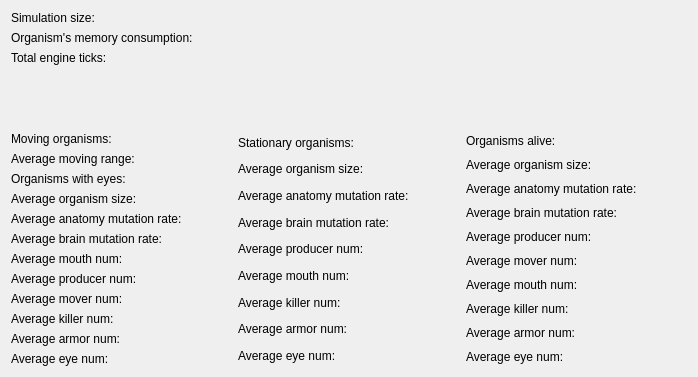
               <widget class="QWidget" name="scrollAreaWidgetContents_4">
                <property name="geometry">
                 <rect>
                  <x>0</x>
                  <y>0</y>
                  <width>698</width>
                  <height>377</height>
                 </rect>
                </property>
                <property name="sizePolicy">
                 <sizepolicy hsizetype="Preferred" vsizetype="Preferred">
                  <horstretch>0</horstretch>
                  <verstretch>0</verstretch>
                 </sizepolicy>
                </property>
                <layout class="QVBoxLayout" name="verticalLayout_24">
                 <item>
                  <widget class="QWidget" name="widget_5" native="true">
                   <property name="sizePolicy">
                    <sizepolicy hsizetype="Preferred" vsizetype="Minimum">
                     <horstretch>0</horstretch>
                     <verstretch>0</verstretch>
                    </sizepolicy>
                   </property>
                   <property name="minimumSize">
                    <size>
                     <width>0</width>
                     <height>0</height>
                    </size>
                   </property>
                   <layout class="QVBoxLayout" name="verticalLayout_37">
                    <property name="leftMargin">
                     <number>0</number>
                    </property>
                    <property name="topMargin">
                     <number>0</number>
                    </property>
                    <property name="rightMargin">
                     <number>0</number>
                    </property>
                    <property name="bottomMargin">
                     <number>0</number>
                    </property>
                    <item>
                     <widget class="QLabel" name="lb_simulation_size">
                      <property name="text">
                       <string>Simulation size:</string>
                      </property>
                     </widget>
                    </item>
                    <item>
                     <widget class="QLabel" name="lb_organisms_memory_consumption">
                      <property name="text">
                       <string>Organism's memory consumption:</string>
                      </property>
                     </widget>
                    </item>
                    <item>
                     <widget class="QLabel" name="lb_total_engine_ticks">
                      <property name="text">
                       <string>Total engine ticks: </string>
                      </property>
                     </widget>
                    </item>
                    <item>
                     <spacer name="verticalSpacer_2">
                      <property name="orientation">
                       <enum>Qt::Vertical</enum>
                      </property>
                      <property name="sizeHint" stdset="0">
                       <size>
                        <width>20</width>
                        <height>10</height>
                       </size>
                      </property>
                     </spacer>
                    </item>
                    <item>
                     <layout class="QHBoxLayout" name="horizontalLayout_47">
                      <item>
                       <layout class="QVBoxLayout" name="verticalLayout_38">
                        <item>
                         <widget class="QLabel" name="lb_moving_organisms">
                          <property name="text">
                           <string>Moving organisms:</string>
                          </property>
                         </widget>
                        </item>
                        <item>
                         <widget class="QLabel" name="lb_average_moving_range">
                          <property name="text">
                           <string>Average moving range:</string>
                          </property>
                         </widget>
                        </item>
                        <item>
                         <widget class="QLabel" name="lb_organisms_with_eyes">
                          <property name="text">
                           <string>Organisms with eyes:</string>
                          </property>
                         </widget>
                        </item>
                        <item>
                         <widget class="QLabel" name="lb_organism_size_2">
                          <property name="text">
                           <string>Average organism size:</string>
                          </property>
                         </widget>
                        </item>
                        <item>
                         <widget class="QLabel" name="lb_anatomy_mutation_rate_2">
                          <property name="text">
                           <string>Average anatomy mutation rate:</string>
                          </property>
                         </widget>
                        </item>
                        <item>
                         <widget class="QLabel" name="lb_brain_mutation_rate_2">
                          <property name="text">
                           <string>Average brain mutation rate:</string>
                          </property>
                         </widget>
                        </item>
                        <item>
                         <widget class="QLabel" name="lb_mouth_num_2">
                          <property name="text">
                           <string>Average mouth num: </string>
                          </property>
                         </widget>
                        </item>
                        <item>
                         <widget class="QLabel" name="lb_producer_num_2">
                          <property name="text">
                           <string>Average producer num: </string>
                          </property>
                         </widget>
                        </item>
                        <item>
                         <widget class="QLabel" name="lb_mover_num_2">
                          <property name="text">
                           <string>Average mover num:</string>
                          </property>
                         </widget>
                        </item>
                        <item>
                         <widget class="QLabel" name="lb_killer_num_2">
                          <property name="text">
                           <string>Average killer num:</string>
                          </property>
                         </widget>
                        </item>
                        <item>
                         <widget class="QLabel" name="lb_armor_num_2">
                          <property name="text">
                           <string>Average armor num: </string>
                          </property>
                         </widget>
                        </item>
                        <item>
                         <widget class="QLabel" name="lb_eye_num_2">
                          <property name="text">
                           <string>Average eye num: </string>
                          </property>
                         </widget>
                        </item>
                       </layout>
                      </item>
                      <item>
                       <layout class="QVBoxLayout" name="verticalLayout_40">
                        <item>
                         <widget class="QLabel" name="lb_stationary_organisms">
                          <property name="text">
                           <string>Stationary organisms:</string>
                          </property>
                         </widget>
                        </item>
                        <item>
                         <widget class="QLabel" name="lb_organism_size_3">
                          <property name="text">
                           <string>Average organism size:</string>
                          </property>
                         </widget>
                        </item>
                        <item>
                         <widget class="QLabel" name="lb_anatomy_mutation_rate_3">
                          <property name="text">
                           <string>Average anatomy mutation rate:</string>
                          </property>
                         </widget>
                        </item>
                        <item>
                         <widget class="QLabel" name="lb_brain_mutation_rate_3">
                          <property name="text">
                           <string>Average brain mutation rate:</string>
                          </property>
                         </widget>
                        </item>
                        <item>
                         <widget class="QLabel" name="lb_producer_num_3">
                          <property name="text">
                           <string>Average producer num: </string>
                          </property>
                         </widget>
                        </item>
                        <item>
                         <widget class="QLabel" name="lb_mouth_num_3">
                          <property name="text">
                           <string>Average mouth num: </string>
                          </property>
                         </widget>
                        </item>
                        <item>
                         <widget class="QLabel" name="lb_killer_num_3">
                          <property name="text">
                           <string>Average killer num:</string>
                          </property>
                         </widget>
                        </item>
                        <item>
                         <widget class="QLabel" name="lb_armor_num_3">
                          <property name="text">
                           <string>Average armor num: </string>
                          </property>
                         </widget>
                        </item>
                        <item>
                         <widget class="QLabel" name="lb_eye_num_3">
                          <property name="text">
                           <string>Average eye num: </string>
                          </property>
                         </widget>
                        </item>
                       </layout>
                      </item>
                      <item>
                       <layout class="QVBoxLayout" name="verticalLayout_10">
                        <item>
                         <widget class="QLabel" name="lb_organisms_alive_2">
                          <property name="text">
                           <string>Organisms alive:</string>
                          </property>
                         </widget>
                        </item>
                        <item>
                         <widget class="QLabel" name="lb_organism_size_4">
                          <property name="text">
                           <string>Average organism size:</string>
                          </property>
                         </widget>
                        </item>
                        <item>
                         <widget class="QLabel" name="lb_anatomy_mutation_rate_4">
                          <property name="text">
                           <string>Average anatomy mutation rate:</string>
                          </property>
                         </widget>
                        </item>
                        <item>
                         <widget class="QLabel" name="lb_brain_mutation_rate_4">
                          <property name="text">
                           <string>Average brain mutation rate:</string>
                          </property>
                         </widget>
                        </item>
                        <item>
                         <widget class="QLabel" name="lb_producer_num_4">
                          <property name="text">
                           <string>Average producer num: </string>
                          </property>
                         </widget>
                        </item>
                        <item>
                         <widget class="QLabel" name="lb_mover_num_4">
                          <property name="text">
                           <string>Average mover num:</string>
                          </property>
                         </widget>
                        </item>
                        <item>
                         <widget class="QLabel" name="lb_mouth_num_4">
                          <property name="text">
                           <string>Average mouth num: </string>
                          </property>
                         </widget>
                        </item>
                        <item>
                         <widget class="QLabel" name="lb_killer_num_4">
                          <property name="text">
                           <string>Average killer num:</string>
                          </property>
                         </widget>
                        </item>
                        <item>
                         <widget class="QLabel" name="lb_armor_num_4">
                          <property name="text">
                           <string>Average armor num: </string>
                          </property>
                         </widget>
                        </item>
                        <item>
                         <widget class="QLabel" name="lb_eye_num_4">
                          <property name="text">
                           <string>Average eye num: </string>
                          </property>
                         </widget>
                        </item>
                       </layout>
                      </item>
                     </layout>
                    </item>
                   </layout>
                  </widget>
                 </item>
                </layout>
               </widget>
